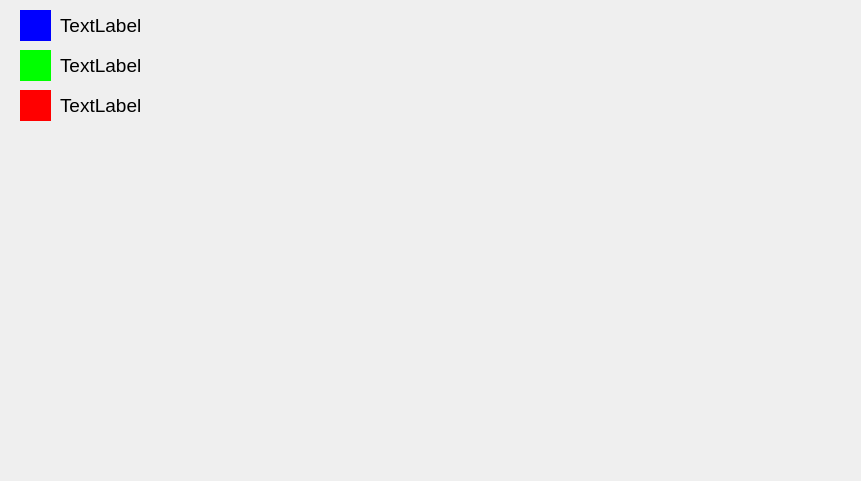
<?xml version="1.0" encoding="UTF-8"?>
<ui version="4.0">
 <class>stati</class>
 <widget class="QDialog" name="stati">
  <property name="geometry">
   <rect>
    <x>0</x>
    <y>0</y>
    <width>861</width>
    <height>481</height>
   </rect>
  </property>
  <property name="windowTitle">
   <string>Dialog</string>
  </property>
  <widget class="QWidget" name="widget" native="true">
   <property name="geometry">
    <rect>
     <x>20</x>
     <y>10</y>
     <width>31</width>
     <height>31</height>
    </rect>
   </property>
   <property name="styleSheet">
    <string notr="true">
background-color: rgb(0, 0, 255);</string>
   </property>
   <widget class="QWidget" name="widget_4" native="true">
    <property name="geometry">
     <rect>
      <x>10</x>
      <y>10</y>
      <width>16</width>
      <height>16</height>
     </rect>
    </property>
    <property name="styleSheet">
     <string notr="true">
background-color: rgb(0, 0, 255);</string>
    </property>
   </widget>
  </widget>
  <widget class="QWidget" name="widget_5" native="true">
   <property name="geometry">
    <rect>
     <x>20</x>
     <y>90</y>
     <width>31</width>
     <height>31</height>
    </rect>
   </property>
   <property name="styleSheet">
    <string notr="true">background-color: rgb(255, 0, 0);</string>
   </property>
  </widget>
  <widget class="QLabel" name="label_4">
   <property name="geometry">
    <rect>
     <x>60</x>
     <y>90</y>
     <width>131</width>
     <height>31</height>
    </rect>
   </property>
   <property name="font">
    <font>
     <pointsize>14</pointsize>
    </font>
   </property>
   <property name="text">
    <string>TextLabel</string>
   </property>
  </widget>
  <widget class="QLabel" name="label_3">
   <property name="geometry">
    <rect>
     <x>60</x>
     <y>50</y>
     <width>91</width>
     <height>31</height>
    </rect>
   </property>
   <property name="font">
    <font>
     <pointsize>14</pointsize>
    </font>
   </property>
   <property name="text">
    <string>TextLabel</string>
   </property>
  </widget>
  <widget class="QWidget" name="widget_6" native="true">
   <property name="geometry">
    <rect>
     <x>20</x>
     <y>50</y>
     <width>31</width>
     <height>31</height>
    </rect>
   </property>
   <property name="styleSheet">
    <string notr="true">background-color: rgb(0, 255, 0);</string>
   </property>
  </widget>
  <widget class="QLabel" name="label_2">
   <property name="geometry">
    <rect>
     <x>60</x>
     <y>10</y>
     <width>111</width>
     <height>31</height>
    </rect>
   </property>
   <property name="font">
    <font>
     <pointsize>14</pointsize>
    </font>
   </property>
   <property name="text">
    <string>TextLabel</string>
   </property>
  </widget>
 </widget>
 <resources/>
 <connections/>
</ui>
